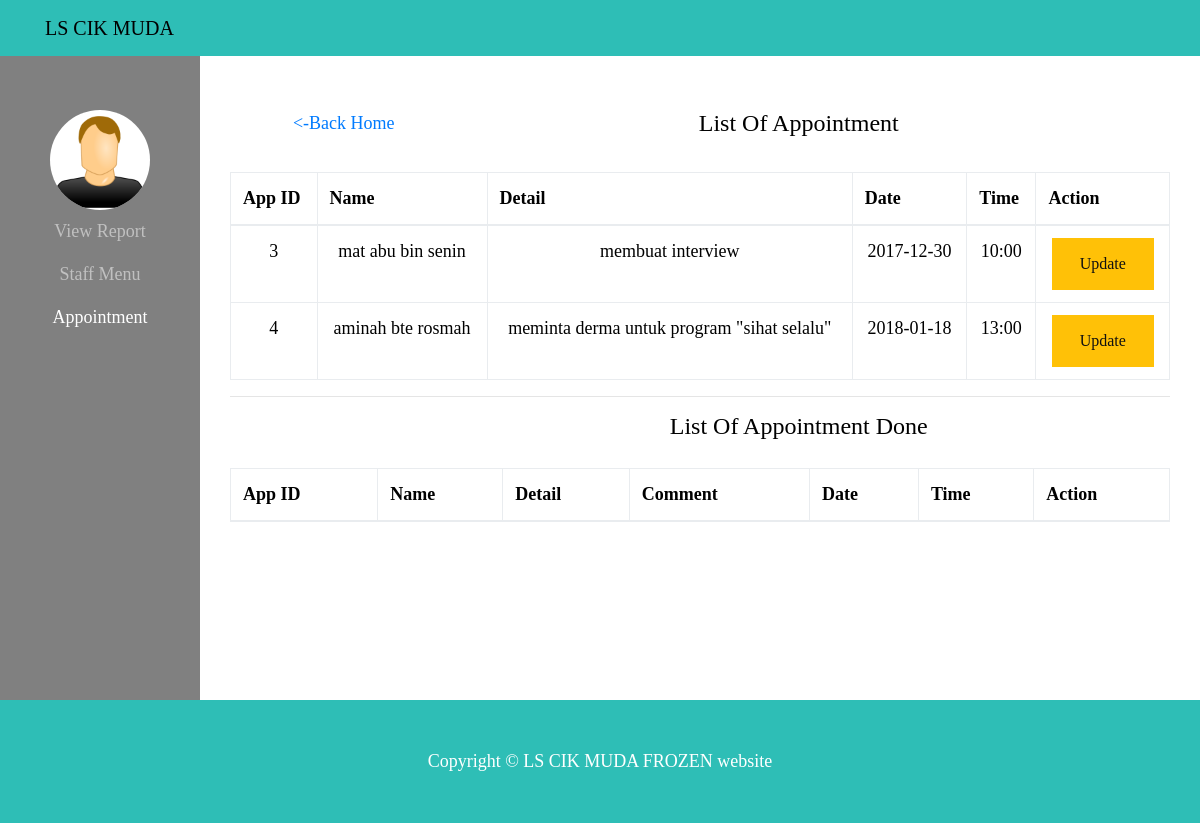
Page /manager/appointment.php (signed in) on the committed database.
### tables this page shows
CREATE TABLE IF NOT EXISTS `appointment` (
  `id_app` int(11) NOT NULL,
  `name` varchar(50) NOT NULL,
  `detail` text NOT NULL,
  `comment` text NOT NULL,
  `date` varchar(20) NOT NULL,
  `time` varchar(20) NOT NULL,
  `status` int(1) NOT NULL
);

### manager/appointment.php (the view, shortened to what this page needs)
<?php
  include '../connect/dbconfig.php';
?>
<!DOCTYPE html>
<html lang="en">
<head>
  <link href="../vendor/bootstrap/css/bootstrap.css" rel="stylesheet">
  <link href="../css/shop-homepage.css" rel="stylesheet">
</head>
<body>
  <nav class="navbar navbar-expand-lg navbar-dark bg-dark fixed-top">
    <div class="container">
      <a class="navbar-brand" href="#">LS CIK MUDA</a>
    </div>
  </nav>
  <div class="col-lg-12">
    <div class="row">
      <div class="col-2" style="background-color: gray; text-align: center; ">
        <nav class="navbar-dark">
          <br><br>
          <img src="../icon/usericon.png" alt="Avatar" style="width:100px; background-color:white; border-radius: 50%;">
          <div id="navbarResponsive">
            <ul class="navbar-nav ml-auto">
              <li class="nav-item ">
                <a class="nav-link" href="../manager/viewreport.php">View Report</a>
              </li>
              <li class="nav-item ">
                <a class="nav-link" href="../manager/staffmenu.php">Staff Menu</a>
              </li>
              <li class="nav-item active">
                <a class="nav-link" href="#">Appointment</a>
              </li>
            </ul>
          </div>
        </nav>
      </div>
      <div class="col-10" style="background-color: white; text-align: center;">
        <div class="container">
          <br><br>
          <div class="row col-lg-12">
          <div class="col-lg-3"><a href="../manager/managerhome.php"><-Back Home</a></div><div class="col-lg-9"><h4>List Of Appointment</h4></div><div class="col-lg-3" style="text-align:right"></div>
        </div>
        <br>
          <table class="table table-bordered">
            <thead>
              <tr>
                <th>App ID</th>
                <th>Name</th>
                <th>Detail</th>
                <th>Date</th>
                <th>Time</th>
                <th>Action</th>
              </tr>
            </thead>
            <tbody>
                       <?php
                 $sql="SELECT * FROM appointment WHERE status = 1" ;
                 $result=mysqli_query($conn,$sql);
                 while ($row=mysqli_fetch_assoc($result)) {
                ?>
                <tr>
                <td><?php echo $row['id_app'] ?></td>
                <td><?php echo $row['name']   ?></td>
                <td><?php echo $row['detail'] ?></td>
                <td><?php echo $row['date']   ?></td>
                <td><?php echo $row['time']   ?></td>
                <td><a type="button" class="btn btn-warning" href="updateappointment.php?varname=<?php echo $row['id_app'] ?>">Update</a></td>
                </tr>
                <?php
              }
                ?>
            </tbody>
          </table>
          <hr><div class="col-lg-12 row">
          <br><br>
         <div class="col-lg-3"></div><div class="col-lg-9"><h4>List Of Appointment Done</h4></div><div class="col-lg-3" style="text-align:right"></div>
         </div>
           <table class="table table-bordered">
            <thead>
              <tr>
                <th>App ID</th>
                <th>Name</th>
                <th>Detail</th>
                <th>Comment</th>
                <th>Date</th>
                <th>Time</th>
                <th>Action</th>
              </tr>
            </thead>
          </table>
         <br><br><br><br><br><br>
        </div>
      </div>
    </div>
  </div>
  <footer class="py-5 bg-dark">
    <div class="container">
      <p class="m-0 text-center text-white">Copyright &copy; LS CIK MUDA FROZEN website</p>
    </div>
  </footer>
</body>
</html>

### css/shop-homepage.css (style rules this page uses)
body { padding-top: 54px; }
@media (min-width: 992px) { body { padding-top: 56px; } }

### rows in the picture
appointment: id_app "3", name "mat abu bin senin", detail "membuat interview", date "2017-12-30", time "10:00"
appointment: id_app "4", name "aminah bte rosmah", detail "meminta derma untuk program \"sihat selalu\"", date "2018-01-18", time "13:00"
